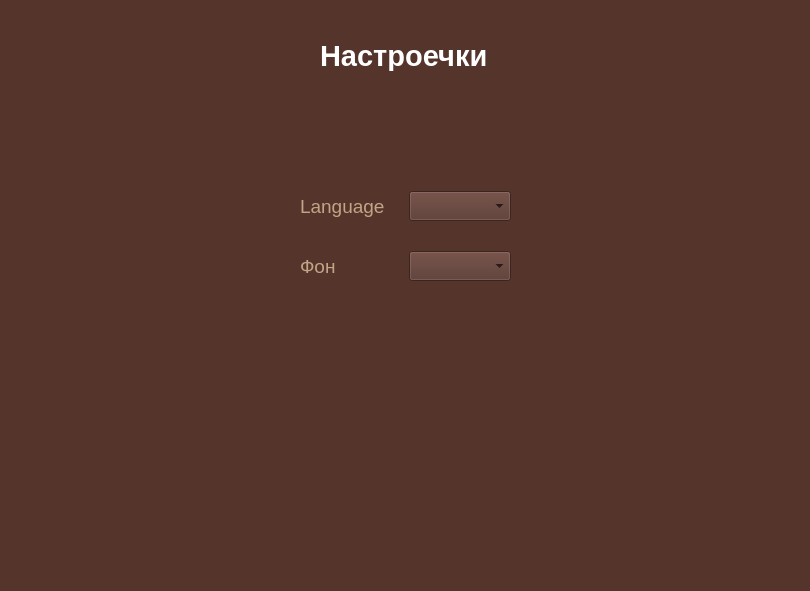
<?xml version="1.0" encoding="UTF-8"?>
<ui version="4.0">
 <class>Form</class>
 <widget class="QWidget" name="Form">
  <property name="geometry">
   <rect>
    <x>0</x>
    <y>0</y>
    <width>810</width>
    <height>591</height>
   </rect>
  </property>
  <property name="windowTitle">
   <string>Form</string>
  </property>
  <property name="styleSheet">
   <string notr="true">background-color: #55342b;</string>
  </property>
  <widget class="QLabel" name="label">
   <property name="geometry">
    <rect>
     <x>320</x>
     <y>40</y>
     <width>171</width>
     <height>31</height>
    </rect>
   </property>
   <property name="font">
    <font>
     <pointsize>22</pointsize>
     <bold>true</bold>
    </font>
   </property>
   <property name="styleSheet">
    <string notr="true">color: white;</string>
   </property>
   <property name="text">
    <string>Настроечки</string>
   </property>
  </widget>
  <widget class="QWidget" name="layoutWidget">
   <property name="geometry">
    <rect>
     <x>300</x>
     <y>250</y>
     <width>211</width>
     <height>32</height>
    </rect>
   </property>
   <layout class="QHBoxLayout" name="horizontalLayout_2">
    <item>
     <widget class="QLabel" name="label_3">
      <property name="minimumSize">
       <size>
        <width>0</width>
        <height>30</height>
       </size>
      </property>
      <property name="font">
       <font>
        <pointsize>14</pointsize>
        <fontweight>DemiBold</fontweight>
       </font>
      </property>
      <property name="styleSheet">
       <string notr="true">color: #c2a487;</string>
      </property>
      <property name="text">
       <string>Фон</string>
      </property>
     </widget>
    </item>
    <item>
     <widget class="QComboBox" name="comboBox_2">
      <property name="minimumSize">
       <size>
        <width>0</width>
        <height>30</height>
       </size>
      </property>
     </widget>
    </item>
   </layout>
  </widget>
  <widget class="QWidget" name="">
   <property name="geometry">
    <rect>
     <x>300</x>
     <y>190</y>
     <width>211</width>
     <height>32</height>
    </rect>
   </property>
   <layout class="QHBoxLayout" name="horizontalLayout">
    <item>
     <widget class="QLabel" name="label_2">
      <property name="minimumSize">
       <size>
        <width>0</width>
        <height>30</height>
       </size>
      </property>
      <property name="font">
       <font>
        <pointsize>14</pointsize>
        <fontweight>DemiBold</fontweight>
       </font>
      </property>
      <property name="styleSheet">
       <string notr="true">color:  #c2a487;</string>
      </property>
      <property name="text">
       <string>Language</string>
      </property>
     </widget>
    </item>
    <item>
     <widget class="QComboBox" name="comboBox">
      <property name="minimumSize">
       <size>
        <width>0</width>
        <height>30</height>
       </size>
      </property>
     </widget>
    </item>
   </layout>
  </widget>
 </widget>
 <resources/>
 <connections/>
</ui>
